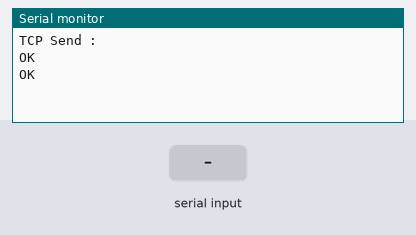
This sketch was run on a simulated Arduino Uno, built with avr-gcc and run on an emulated ATmega328P. Parts: the last lines printed to the serial monitor. The inputs (shaded band) are chosen by the test bench. Random numbers use the default seed unless the sketch sets one; the modem accepts every AT command (registered, SIM ready, sends succeed) and sends nothing else.

Above: at 2.8 s.
2.9 s: "1" received over the second serial link
At 3.8 s:
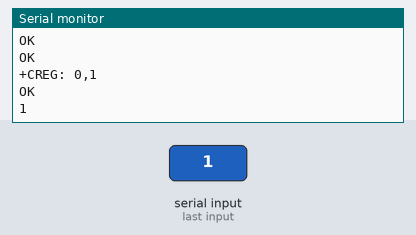
4.5 s: "0" received over the second serial link
At 6.1 s:
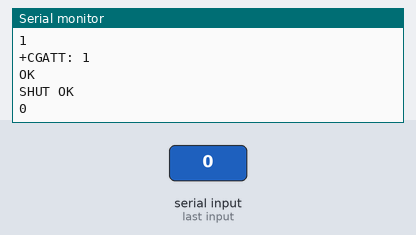
6.5 s: "2" received over the second serial link
At 7.9 s:
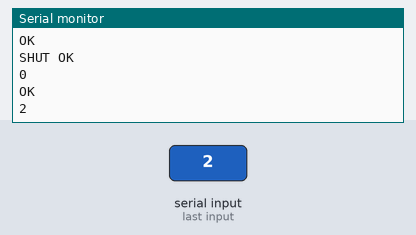

The sketch:

NANO_SIM900_Thinkspeak_example2.ino
```cpp
#include <SoftwareSerial.h>
SoftwareSerial mySerial(2, 3); // RX, TX

void setup() {
  Serial.begin(9600);  /* Define baud rate for software serial communication */
  mySerial.begin(9600); /* Define baud rate for serial communication */
}

void loop() {
  Serial.println("TCP Send :");
  mySerial.println("ATE1"); /* Check Communication */
  delay(1000);
  ShowSerialData();
  mySerial.println("AT"); /* Check Communication */
  delay(1000);
  ShowSerialData(); /* Print response on the serial monitor */
  mySerial.println("AT+CREG?"); /* Network registration status */
  delay(1000);
  ShowSerialData();
  mySerial.println("AT+CGATT?");  /* Attached to or detached from GPRS service */
  delay(1000);
  ShowSerialData();
  mySerial.println("AT+CIPSHUT"); /* Deactivate GPRS PDP content */
  delay(1000);
  ShowSerialData();
  mySerial.println("AT+CIPMUX=0");  /* Single TCP/IP connection mode */
  delay(2000);
  ShowSerialData();
  mySerial.println("AT+CGATT=1"); /* Attach to GPRS Service */
  delay(2000);
  ShowSerialData();
  mySerial.println("AT+CSTT=\"\",\"\",\"\""); /* Start task and set APN */
  delay(2000);
  ShowSerialData();
  mySerial.println("AT+CIICR"); /* Bring up wireless connection with GPRS */
  delay(2000);
  ShowSerialData();
  mySerial.println("AT+CIFSR"); /* Get local IP address */
  delay(2000);
  ShowSerialData();
  mySerial.println("AT+CIPSPRT=0");
  delay(3000);
  ShowSerialData();
  mySerial.println("AT+CIPSTART=\"TCP\",\"api.thingspeak.com\",\"80\"");  /* Start up TCP connection */
  delay(2000);
  ShowSerialData();
  mySerial.println("AT+CIPSEND"); /* Send data through TCP connection */
  delay(2000);
  ShowSerialData();
  mySerial.println("GET https://api.thingspeak.com/update?api_key=GDKZYY76S4G4HLQX&field1="+String(random(10))+"&field2="+String(random(10,19))+"&field3="+String(random(20,29))+"&field4="+String(random(30,40))+"\r\n");  /* URL for data to be sent to */
  delay(5000);
  ShowSerialData();
  mySerial.println(char(26));
  delay(5000);
  mySerial.println();
  ShowSerialData();

  Serial.print("AT+CIPSHUT\\r\\n");
  mySerial.println("AT+CIPSHUT"); /* Deactivate GPRS PDP content */
  delay(1000);
  ShowSerialData();
}

void ShowSerialData()
{
  while(mySerial.available()!=0)  /* If data is available on serial port */
  Serial.write(char (mySerial.read())); /* Print character received on to the serial monitor */
}
```

Measured:
- after the input at 2.9 s, the serial monitor: prints a new line after 0.14 s (image 1)
- after the input at 4.5 s, the serial monitor: prints a new line after 0.56 s (image 2)
- after the input at 6.5 s, the serial monitor: prints a new line after 0.57 s (image 3)
